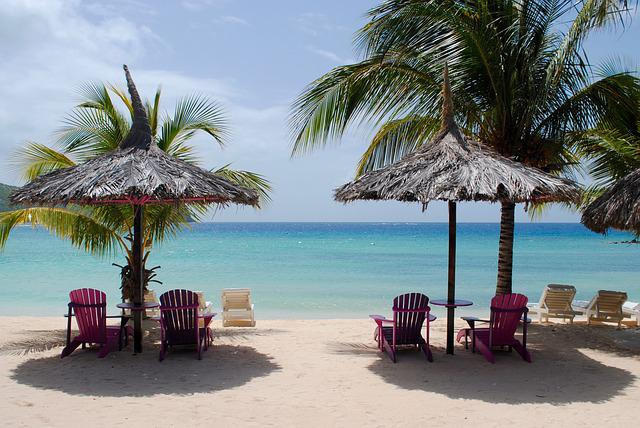
#> input picture 실습코드/lab-11/beach_640.jpg, 640 x 428 px
$ jupyter execute --allow-errors 'IPP-2022-1-lab-11-20185158-이은재.ipynb'
#> lines starting #> are read from the running program, lines starting #| are printed output that depends on the picture; after the words box and inside, x2 and y2 are one past the last pixel; in counts of white or black regions, pixels touching at a corner belong together
<h1 align='center'> 영상처리 프로그래밍 실습 11</h1>

<h6 align='right'> 2022. 5. 31. </h6>

<div class="alert alert-block alert-info">

- 파일 이름에서 00000000을 자신의 학번으로, name을 자신의 이름으로 수정하세요.

- 다음 줄에 자신의 이름, 학번, 학과(전공)을 적으세요.

* 이름:   &nbsp;이은재&nbsp;          학번:    &nbsp;20185158&nbsp;         학과(전공): 빅데이터

</div>

- JupyterLab 문서의 최신 버전은 [JupyterLab Documentation](https://jupyterlab.readthedocs.io/en/stable/index.html#/)을  참고하라

- Markdown은 [Markdown Guide](https://www.markdownguide.org/)를 참고하라.
- [Markdown Cheat Sheet](https://www.markdownguide.org/cheat-sheet/)

* 제출 마감: 6월 6일 (월) 오후 6:00까지 최종본을 SmartLEAD제출

[cell 1]
import cv2
import matplotlib.pyplot as plt

import numpy as np
print("OpenCV version", cv2.__version__)
print("NumPy version", np.__version__)

## 지난 주 문제 1.

예제 2를 다음과 같이 변경하라.

- k-Means algorithm으로 구한 cluster centers 대신에 임의의 색을 지정하는 방법으로 벡터 양자화한 영상의 색을 변경하라.
- Matplotlib의 cm 모듈이 제공하는 colormap 중에서 다음과 같은 Listed color maps를 사용하라.

listed_color_maps = [cm.viridis, cm.plasma, cm.inferno,
                     cm.magma, cm.cividis, cm.twilight, cm.twilight_shifted]

[cell 2]
import cv2
import numpy as np
from matplotlib import cm
from sklearn.utils import shuffle
from sklearn import cluster

# [4 lines left out: function onSelectColor, not called in this run]


def onKMeans(val):
    global K, img_labels, kmeans
    K = val
    kmeans = cluster.KMeans(n_clusters=K).fit(img_sample)
    img_labels = kmeans.predict(img).reshape(scenery.shape[:2])
    show_quantized_image()

def show_quantized_image():
    global quantized_colors, img_vq
    if color_selection == 0:
        img_vq = scenery
    elif color_selection == 1:
        quantized_colors = kmeans.cluster_centers_.round().astype(np.uint8)
        img_vq = quantized_colors[img_labels]
    else:
        cmap = listed_color_maps[color_selection]
        step = 256 // K
        quantized_colors = (255*np.array(cmap.colors[::step])).round().astype(np.uint8)
        quantized_colors = quantized_colors[...,::-1]
        img_vq = quantized_colors[img_labels]
    scenery_vq = img_vq.reshape(scenery.shape)
    cv2.imshow(winName, img_vq)

filename = 'beach_640.jpg'
scenery = cv2.imread(filename)
#> scenery is the input picture: shape (428, 640, 3); mean B, G, R 140.2, 137.1, 128
N = 3000
img = scenery.reshape(-1, 3)
img_sample = shuffle(img, random_state=0)[:N]
#> img_sample = 3000 rows, first 8: [182, 176, 111], [67, 61, 62], [99, 95, 100], [24, 62, 34], [190, 175, 156], [226, 189, 163], [185, 189, 177], [97, 92, 94]
K = 3

listed_color_maps = ['original', 'K-means', cm.viridis, cm.plasma, cm.inferno,
                     cm.magma, cm.cividis, cm.twilight, cm.twilight_shifted]

quantized_colors = np.zeros((K, 3), np.uint8)
img_labels = np.zeros(img.shape[0], np.int32)
kmeans = cluster.KMeans(n_clusters=K).fit(img_sample)


winName = "Image Pseudo Coloring"
cv2.namedWindow(winName, flags=1|cv2.WINDOW_GUI_NORMAL )
color_selection = 0
cmap = listed_color_maps[color_selection]

img_vq = np.empty_like(img)
onKMeans(K)
#> in onKMeans, `img_labels = kmeans.predict(img).reshape(scenery.shape[:2])`:
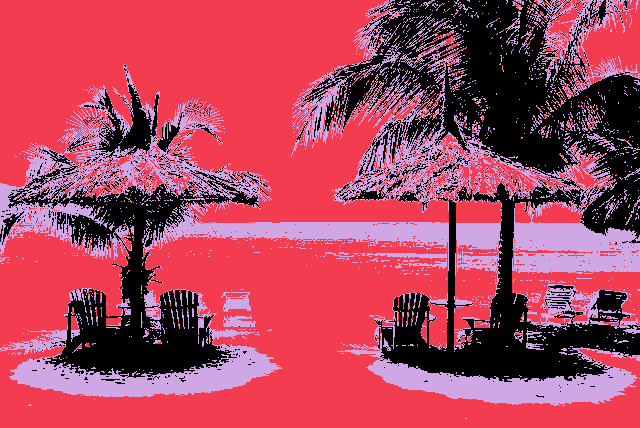
#> img_labels: shape (428, 640) int32; 3 distinct labels, from 0 to 2; one colour per label, 0 black
show_quantized_image()

cv2.createTrackbar('K-Means', winName, K, 15, onKMeans)
cv2.setTrackbarMin('K-Means', winName, 2)

cv2.createTrackbar('Color Map', winName, color_selection, len(listed_color_maps)-1, onSelectColor)
cv2.setTrackbarMin('Color Map', winName, 0)


cv2.waitKey(0)
cv2.destroyAllWindows()

## 예제 1.

MNIST handwritten digits dataset를 이용해서 숫자 인식 프로그램을 만들려고 한다.

### 1.1

다음 조건을 만족하는 프로그램을 작성하라.

1. 화면에 검은색 화면을 표시하는 창을 표시하고, OpenCV의 마우스 이벤트 처리 기능을 이용해서 마우스가 움직이는 궤적을 흰색으로 표시하라. 단, 마우스 궤적에 따라 선을 그릴 수 있는 영역의 크기는 MNIST handwritten digits 영상 크기인 28 x 28의 배수로 선택하라. (예: 280 x 280)
2. 왼쪽 마우스 버튼을 누른 상태에서 마우스를 움직일 때만 곡선이 그려진다.
3. 키보드에서 'c'를 누르면 화면이 지워진다.
3. 키보드에서 'q'를 누르면 프로그램이 종료된다.

[cell 3]
# [12 lines left out: function onDraw, not called in this run]

drawing = False
pts = []
SCALE=10
WIDTH,HEIGHT=28,28

canvas=np.zeros((HEIGHT*SCALE, WIDTH*SCALE,3),np.uint8)
winName='Digit Recognition'
cv2.namedWindow(winName, flags=cv2.WINDOW_AUTOSIZE|cv2.WINDOW_GUI_NORMAL)
cv2.imshow(winName, canvas)

cv2.setMouseCallback(winName, onDraw)
while True:
    key_in = cv2.waitKey()
#> (key q is pressed here)
    if key_in == ord('q'):
        break
    elif key_in == ord('c'):
        canvas = np.zeros((HEIGHT*SCALE, WIDTH*SCALE,3),np.uint8)
        cv2.imshow(winName, canvas)

cv2.destroyAllWindows()

### 1.2

MNIST의 글자와 마우스로 쓴 글자외 비슷하도록 마우스로 쓴 선의 굵기를 조절하려고 한다.
MNIST의 훈련 집합의 첫 세 글자자와 마우스로 쓴 글자를 화면에 표시해서 선의 굵기를 비교하라.

단, 마우스로 쓴 글자 영상의 크기를 MNIST 영상과 같은 크기로 축소해서 비교해야 한다.

[cell 4]
import mnist
#> (the rest of this cell did not finish here and is left out)

[cell 5]
fig, ax = plt.subplots(1,4,figsize=(12,3))
#> (the rest of this cell did not finish here and is left out)

[cell 6]
def compare_digits():
    fig, ax = plt.subplots(1,4,figsize=(12,3))
    for n in range(3):
        ax[n].imshow(train_images[n], cmap='gray')
    digit = cv2.cvtColor(canvas,cv2.COLOR_BGR2GRAY)
    digit=cv2.resize(digit, (train_images.shape[1:]))
    ax[3].imshow(digit, cmap='gray')
    plt.show()

[cell 7]
plt.imshow(canvas)

[cell 8]
# [12 lines left out: function onDraw, not called in this run]

drawing = False
pts = []
SCALE=10
WIDTH,HEIGHT=28,28

canvas=np.zeros((HEIGHT*SCALE, WIDTH*SCALE,3),np.uint8)
winName='Digit Recognition'
cv2.namedWindow(winName, flags=cv2.WINDOW_AUTOSIZE|cv2.WINDOW_GUI_NORMAL)
cv2.imshow(winName, canvas)

cv2.setMouseCallback(winName, onDraw)
while True:
    key_in = cv2.waitKey()
#> (key q is pressed here)
    if key_in == ord('q'):
        break
    elif key_in == ord('c'):
        canvas = np.zeros((HEIGHT*SCALE, WIDTH*SCALE,3),np.uint8)
        cv2.imshow(winName, canvas)

cv2.destroyAllWindows()

### 1.3

예제 1.2를 참조해서 trackbar 인터페이스를 이용해서 선의 굵기를 조정할 수 있도록 에제 1.1에서 작성한 프로그램을 수정하라.

[cell 9]
def onPenThickness(val):
    global pen_thickness
    pen_thickness = val

# [12 lines left out: function onDraw, not called in this run]

drawing = False
pts = []
SCALE=10
WIDTH,HEIGHT=28,28
pen_thickness = 20

canvas=np.zeros((HEIGHT*SCALE, WIDTH*SCALE,3),np.uint8)
winName='Digit Recognition'
cv2.namedWindow(winName, flags=cv2.WINDOW_AUTOSIZE|cv2.WINDOW_GUI_NORMAL)
cv2.imshow(winName, canvas)
cv2.createTrackbar("thickness", winName, pen_thickness, 40, onPenThickness)
cv2.setTrackbarMin("thickness", winName, 20)

cv2.setMouseCallback(winName, onDraw)
while True:
    key_in = cv2.waitKey()
#> (key q is pressed here)
    if key_in == ord('q'):
        break
    elif key_in == ord('c'):
        canvas = np.zeros((HEIGHT*SCALE, WIDTH*SCALE,3),np.uint8)
        cv2.imshow(winName, canvas)

cv2.destroyAllWindows()

#> (the rest of this cell did not finish here and is left out)

### 1.4

예제 1.3에서 만든 글자와 MNIST의 글자 사이에 어떤 차이가 있는지 살펴 보고 마우스로 만든 글자의 특성이 MNIST 글자와 비슷하게 조작하는 방법을 생각해 보고 프로그램을 보완하라.

[cell 10]
import numpy as np
import matplotlib.pyplot as plt
import mnist

#> (the rest of this cell did not finish here and is left out)

### 1.5

예제 1.4에서 찾은 방법을 고려해서 예제 1.3에 만든 프로그램을 보완하라.

단, 글자를 다 쓴 후에 오른쪽 마우스를 클릭했을 때, 예제 1.4에서 찾은 방법을 적용한 영상이 창에 표시되어야 한다.

[cell 11]
def onPenThickness(val):
    global pen_thickness
    pen_thickness = val

# [15 lines left out: function onDraw, not called in this run]

drawing = False
pts = []
SCALE=10
WIDTH,HEIGHT=28,28
pen_thickness = 20
color=(253,253,253)

canvas=np.zeros((HEIGHT*SCALE, WIDTH*SCALE,3),np.uint8)
winName='Digit Recognition'
cv2.namedWindow(winName, flags=cv2.WINDOW_AUTOSIZE|cv2.WINDOW_GUI_NORMAL)
cv2.imshow(winName, canvas)
cv2.createTrackbar("thickness", winName, pen_thickness, 40, onPenThickness)
cv2.setTrackbarMin("thickness", winName, 20)

cv2.setMouseCallback(winName, onDraw)
while True:
    key_in = cv2.waitKey()
#> (key q is pressed here)
    if key_in == ord('q'):
        break
    elif key_in == ord('c'):
        canvas = np.zeros((HEIGHT*SCALE, WIDTH*SCALE,3),np.uint8)
        cv2.imshow(winName, canvas)

cv2.destroyAllWindows()

#> (the rest of this cell did not finish here and is left out)

### 1.6

예제 1.5의 프로그램에 kNN 분류기를 추가해서 마우스로 쓴 글자를 인식하는 프로그램을 작성하라.

단, 오른쪽 마우스 버튼을 클릭하면 print 함수를 이용해서 인식 결과를 콘솔에 출력하라.

[cell 12]
from sklearn.neighbors import KNeighborsClassifier
K=5
knn=KNeighborsClassifier(n_neighbors=K)
#> (the rest of this cell did not finish here and is left out)

[cell 13]
def onPenThickness(val):
    global pen_thickness
    pen_thickness = val

# [22 lines left out: function onDraw, not called in this run]

from sklearn.neighbors import KNeighborsClassifier
K=5
knn=KNeighborsClassifier(n_neighbors=K)
#> (the rest of this cell did not finish here and is left out)

### 1.7

cv2.putText 함수의 사용법을 조사해서, 예제 1.6의 프로그램을 수정하여 마우스로 쓴 글자의 인식 결과를 입력 영상 옆에 별도의 영상으로 출력하라.

[cell 14]
img = np.zeros((400,400,3),np.uint8)

cv2.putText(img,'test',(20,300),cv2.FONT_HERSHEY_PLAIN,5,(255,255,255),8)
cv2.imshow(winName, img)
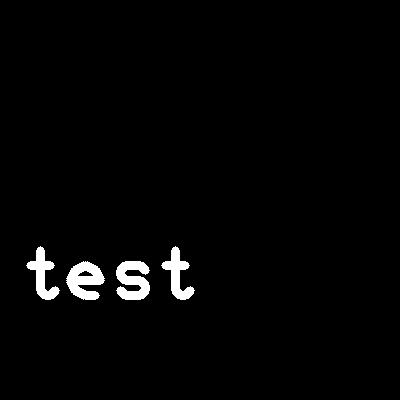
#> window 'Digit Recognition': shape (400, 400, 3); 2.1% white; 4 white regions, box (x1, y1, x2, y2) and area: (66, 261, 105, 300) 929, (116, 261, 150, 300) 916, (26, 246, 60, 300) 727, (161, 246, 195, 300) 727
cv2.waitKey()
cv2.destroyAllWindows()
